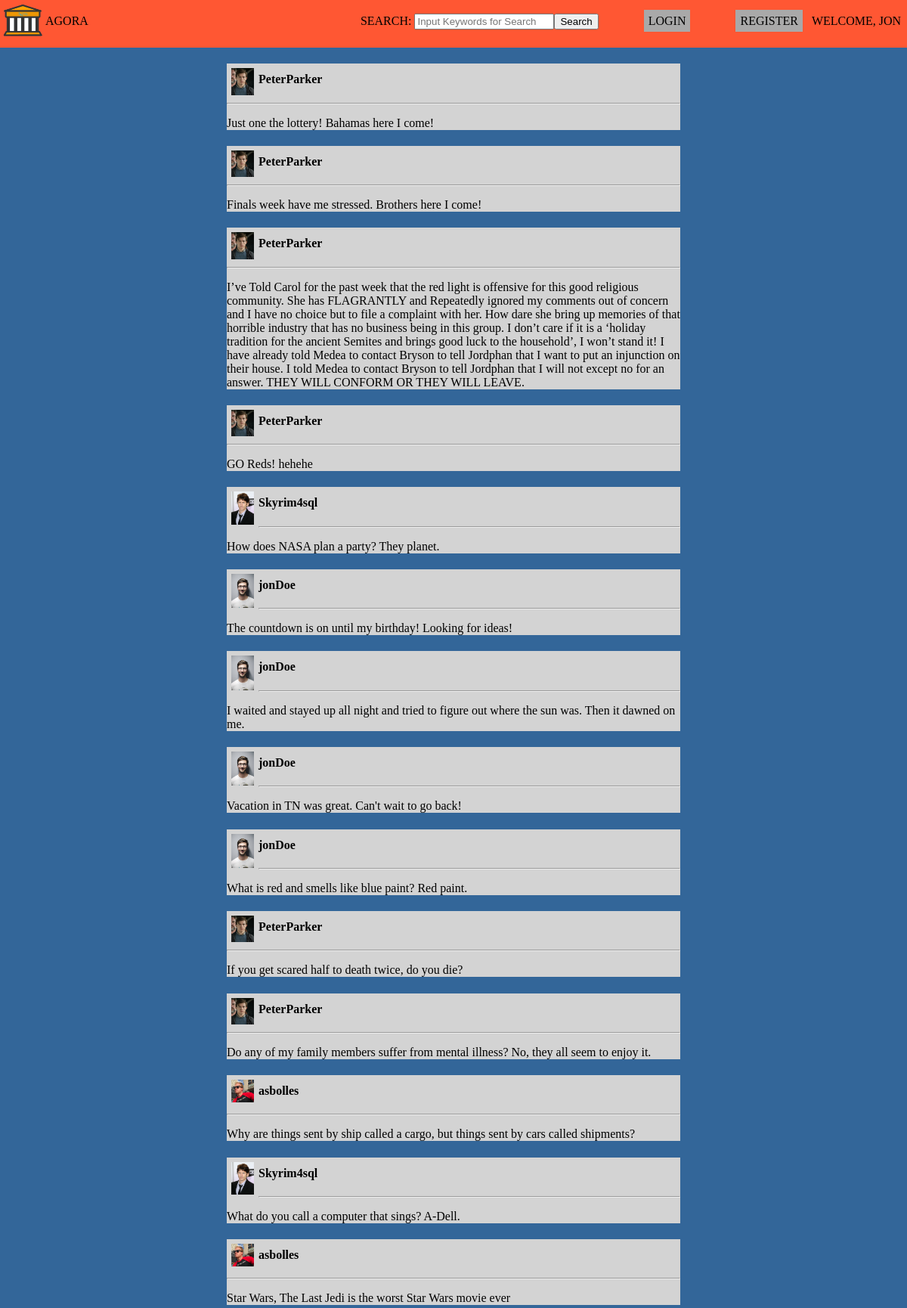
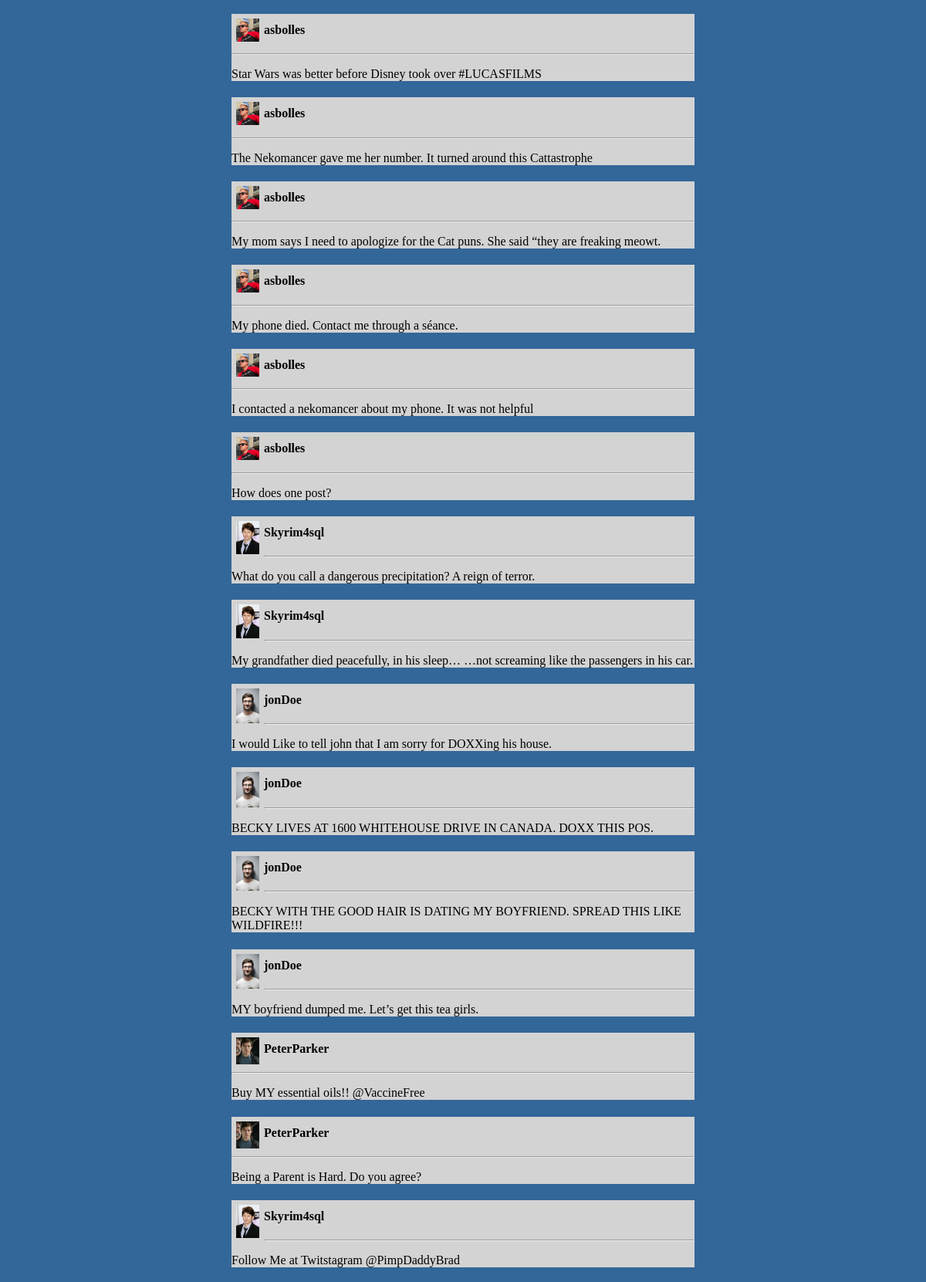
The page /pages/userFeed.php (upper part) on the database its author committed (2 pictures, top to bottom).
### tables this page shows
CREATE TABLE `Posts` (
                       `Post_ID` int(255) NOT NULL,
                       `Text` text NOT NULL,
                       `timecreated` timestamp NULL DEFAULT NULL ON UPDATE CURRENT_TIMESTAMP,
                       `userID` int(100) NOT NULL
);

CREATE TABLE `LoginInfo` (
                           `Username` varchar(15) NOT NULL,
                           `Password` varchar(15) NOT NULL,
                           `FirstName` varchar(15) NOT NULL,
                           `LastName` varchar(15) NOT NULL,
                           `userID` int(100) NOT NULL,
                           `photoURL` varchar(255) DEFAULT NULL
);

### pages/userFeed.php (the view, shortened to what this page needs)
<?php
$connString = "mysql:host=localhost;dbname=Agora";
$user = "cs310";
$pass = "cs310";
$pdo = new PDO($connString, $user, $pass);
$pdo->setAttribute(PDO::ATTR_ERRMODE, PDO::ERRMODE_EXCEPTION);
?>
<!DOCTYPE html>
<html lang="en">
<head>
    <link rel="stylesheet" href="../css/userFeed.css"/>
</head>
<body>
<?php
$usernameSql = "SELECT Posts.userID, LoginInfo.Username, LoginInfo.photoURL, Posts.Text FROM Posts JOIN LoginInfo ON Posts.userID = LoginInfo.userID ORDER BY timecreated DESC";
$result = $pdo->query($usernameSql);
While ($row = $result->fetch()) {
    $username = $row['Username'];
    $userPhoto = $row['photoURL'];
    $userID = $row['userID'];
    $postText = $row['Text'];
    echo "<article class='post'>";
    echo "<img src='../assets/" . $userPhoto ."' alt='Profile Picture' title='Profile Picture' class='profilePicture'>";
    echo "<h4><a href='../pages/profile.php?id=$userID'>$username</a></h4>";
    echo "<hr/>";
    echo "<p>$postText</p>";
    echo "</article>";
}
?>
</body>
</html>

### css/userFeed.css (style rules this page uses)
body { margin: 0; background-color: #336699; }
h4 { padding-top: 2%; }
a { color: black; text-decoration: none; }
.post { width: 50%; margin: auto; background-color: lightgrey; }
.profilePicture { width: 5%; height: auto; float: left; margin: 1%; }

### rows shown on the page
posts: userID.photoURL (picture), userID.Username "PeterParker", Text "Just one the lottery! Bahamas here I come!"
posts: userID.photoURL (picture), userID.Username "PeterParker", Text "Finals week have me stressed. Brothers here I come!"
posts: userID.photoURL (picture), userID.Username "PeterParker", Text "I’ve Told Carol for the past week that the red light is offensive for this good religious community. She has FLAGRANTLY and Repeatedly ignored my comments out of concern and I have no choice but to file a complaint with her. How dare she bring up memories of that horrible industry that has no business being in this group. I don’t care if it is a ‘holiday tradition for the ancient Semites and brings good luck to the household’, I won’t stand it! I have already told Medea to contact Bryson to tell Jordphan that I want to put an injunction on their house. I told Medea to contact Bryson to tell Jordphan that I will not except no for an answer. THEY WILL CONFORM OR THEY WILL LEAVE."
posts: userID.photoURL (picture), userID.Username "PeterParker", Text "GO Reds! hehehe"
posts: userID.photoURL (picture), userID.Username "Skyrim4sql", Text "How does NASA plan a party? They planet."
posts: userID.photoURL (picture), userID.Username "jonDoe", Text "The countdown is on until my birthday! Looking for ideas!"
posts: userID.photoURL (picture), userID.Username "jonDoe", Text "I waited and stayed up all night and tried to figure out where the sun was. Then it dawned on me."
posts: userID.photoURL (picture), userID.Username "jonDoe", Text "Vacation in TN was great. Can't wait to go back!"
posts: userID.photoURL (picture), userID.Username "jonDoe", Text "What is red and smells like blue paint? Red paint."
posts: userID.photoURL (picture), userID.Username "PeterParker", Text "If you get scared half to death twice, do you die?"
posts: userID.photoURL (picture), userID.Username "PeterParker", Text "Do any of my family members suffer from mental illness? No, they all seem to enjoy it."
posts: userID.photoURL (picture), userID.Username "asbolles", Text "Why are things sent by ship called a cargo, but things sent by cars called shipments?"
posts: userID.photoURL (picture), userID.Username "Skyrim4sql", Text "What do you call a computer that sings? A-Dell."
posts: userID.photoURL (picture), userID.Username "asbolles", Text "Star Wars, The Last Jedi is the worst Star Wars movie ever"
posts: userID.photoURL (picture), userID.Username "asbolles", Text "Star Wars was better before Disney took over #LUCASFILMS"
posts: userID.photoURL (picture), userID.Username "asbolles", Text "The Nekomancer gave me her number. It turned around this Cattastrophe"
posts: userID.photoURL (picture), userID.Username "asbolles", Text "My mom says I need to apologize for the Cat puns. She said “they are freaking meowt."
posts: userID.photoURL (picture), userID.Username "asbolles", Text "My phone died. Contact me through a séance."
posts: userID.photoURL (picture), userID.Username "asbolles", Text "I contacted a nekomancer about my phone. It was not helpful"
posts: userID.photoURL (picture), userID.Username "asbolles", Text "How does one post?"
posts: userID.photoURL (picture), userID.Username "Skyrim4sql", Text "What do you call a dangerous precipitation? A reign of terror."
posts: userID.photoURL (picture), userID.Username "Skyrim4sql", Text "My grandfather died peacefully, in his sleep… …not screaming like the passengers in his car."
posts: userID.photoURL (picture), userID.Username "jonDoe", Text "I would Like to tell john that I am sorry for DOXXing his house."
posts: userID.photoURL (picture), userID.Username "jonDoe", Text "BECKY LIVES AT 1600 WHITEHOUSE DRIVE IN CANADA. DOXX THIS POS."
posts: userID.photoURL (picture), userID.Username "jonDoe", Text "BECKY WITH THE GOOD HAIR IS DATING MY BOYFRIEND. SPREAD THIS LIKE WILDFIRE!!!"
posts: userID.photoURL (picture), userID.Username "jonDoe", Text "MY boyfriend dumped me. Let’s get this tea girls."
posts: userID.photoURL (picture), userID.Username "PeterParker", Text "Buy MY essential oils!! @VaccineFree"
posts: userID.photoURL (picture), userID.Username "PeterParker", Text "Being a Parent is Hard. Do you agree?"
posts: userID.photoURL (picture), userID.Username "Skyrim4sql", Text "Follow Me at Twitstagram @PimpDaddyBrad"
